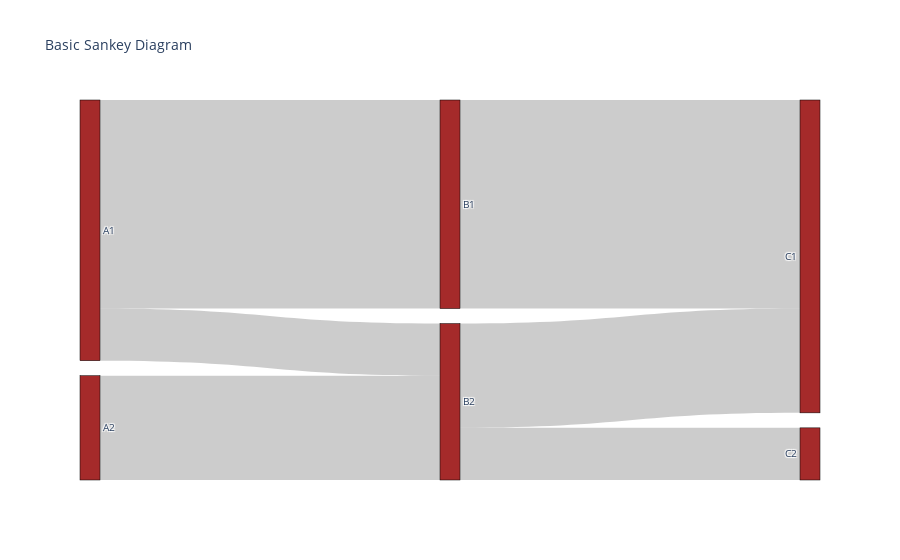

Notebook code for this chart:
### Code cell


### Figure 1 — Plotly figure (JSON) as saved in the notebook; plotly's stock layout.template omitted (floating-point values rounded to 4 significant figures)
{"data": [{"link": {"source": [0, 1, 0, 2, 3, 3], "target": [2, 3, 3, 4, 4, 5], "value": [8, 4, 2, 8, 4, 2]}, "node": {"color": "brown", "label": ["A1", "A2", "B1", "B2", "C1", "C2"], "line": {"color": "black", "width": 0.5}, "pad": 15, "thickness": 20}, "type": "sankey"}], "layout": {"autosize": true, "font": {"size": 10}, "title": {"text": "Basic Sankey Diagram"}}}
